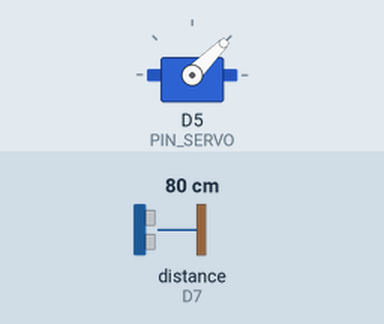
This sketch was run on a simulated ESP8266 (NodeMCU). Parts: servo. Wiring (inferred from the names in the program): ultrasonic range finder: trigger D6; echo D7. The inputs (shaded band) are chosen by the test bench; at power-on: distance to the obstacle (sensor on D7) 80 cm. The echo pulse lasts 58.3 µs per cm; WiFi joins after 1.5 s; servers stay silent unless stated; not simulated (calls return 0 or success): secrets.h; what the sketch prints to the serial monitor is not drawn.

Above: at 2.7 s.
2.8 s: distance to the obstacle (sensor on D7) set to 120 cm
At 3.8 s:
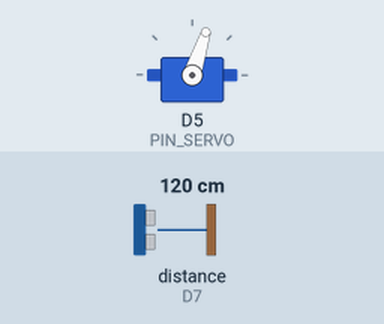
5.8 s: distance to the obstacle (sensor on D7) set to 2 cm
At 6.25 s:
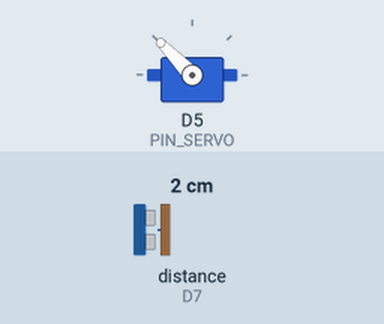
8.8 s: distance to the obstacle (sensor on D7) set to 250 cm
At 9.8 s:
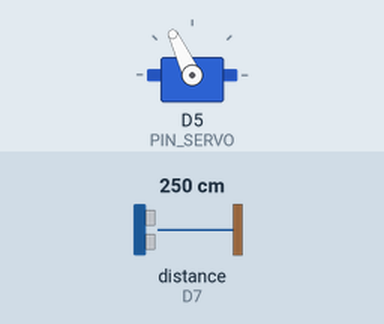
Timing chart, 0 to 17.8 s (numbered marks = the images above; inputs shaded):
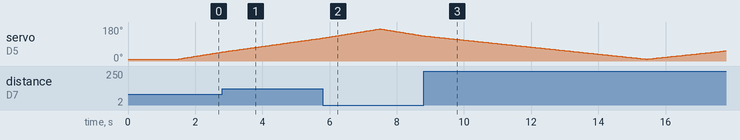

The sketch:

ESP8266_radar_wifi.ino
```cpp
#include <Arduino.h>
#include <ESP8266WiFi.h>
#include <ESP8266WebServer.h>
#include <Servo.h>
#include <math.h>

#include "secrets.h"

// ================= DEBUG =================
// 0 = OFF
// 1 = BASIC
// 2 = VERBOSE
#define DEBUG_SERIAL 1

#if DEBUG_SERIAL >= 1
  #define DBG1(...) Serial.printf(__VA_ARGS__)
#else
  #define DBG1(...)
#endif

#if DEBUG_SERIAL >= 2
  #define DBG2(...) Serial.printf(__VA_ARGS__)
#else
  #define DBG2(...)
#endif

// ================= UI toggles =================
// 0 = no sweep line  1 = sweep line enabled
#define UI_SHOW_BEAM 1

ESP8266WebServer server(80);
Servo myServo;

// ================= PIN =================
static const int PIN_SERVO = D5;
static const int PIN_TRIG  = D6;
static const int PIN_ECHO  = D7;

// ================= RADAR =================
static const int ANGLE_MIN  = 10;
static const int ANGLE_MAX  = 170;
static const int ANGLE_STEP = 1;
static const uint32_t LOOP_PERIOD_MS = 35;

// ====== SINGLE SOURCE OF TRUTH ======
static const uint16_t MAX_CM = 200;
static const uint16_t TIMEOUT_MARGIN_CM = 5;
static const uint32_t ECHO_TIMEOUT_US =
  (uint32_t)(MAX_CM + TIMEOUT_MARGIN_CM) * 58U;

// ====== STABILITY ======
static const uint16_t SERVO_SETTLE_MS = 18;

// ====== SONAR PROCESSING (CONFIG) ======
enum AggregationMode : uint8_t { AGG_MEDIAN = 0, AGG_MEAN = 1 };

static const uint8_t SONAR_SAMPLES = 3;              // 1..9
static const AggregationMode AGGREGATION_MODE = AGG_MEDIAN;

// filtro anti-spike (per angolo) - opzionale
static const bool  ENABLE_SPIKE_FILTER = false;
static const float SPIKE_MAX_JUMP_CM   = 40.0f;

// ================= STATE =================
volatile int   g_angle = ANGLE_MIN;
volatile float g_dist_cm = NAN;

int dir = +1;
uint32_t nextTick = 0;

static float lastGoodByAngle[181];

// ================= UTILS =================
static inline float usToCm(uint32_t us){ return us/58.0f; }

float readDistanceRaw(){
  digitalWrite(PIN_TRIG, LOW);
  delayMicroseconds(2);
  digitalWrite(PIN_TRIG, HIGH);
  delayMicroseconds(10);
  digitalWrite(PIN_TRIG, LOW);

  uint32_t dur = pulseIn(PIN_ECHO, HIGH, ECHO_TIMEOUT_US);
  if(dur==0) return NAN;
  return usToCm(dur);
}

static float median3(float a,float b,float c){
  if(isnan(a)) return isnan(b)?c:b;
  if(isnan(b)) return isnan(a)?c:a;
  if(isnan(c)) return isnan(a)?b:a;
  if(a>b){float t=a;a=b;b=t;}
  if(b>c){float t=b;b=c;c=t;}
  if(a>b){float t=a;a=b;b=t;}
  return b;
}

static void sortFloat(float* v, int n){
  for(int i=0;i<n-1;i++){
    for(int j=i+1;j<n;j++){
      if(v[j] < v[i]){
        float t=v[i]; v[i]=v[j]; v[j]=t;
      }
    }
  }
}

float aggregateSamples(const float* samples, uint8_t n, AggregationMode mode){
  float vals[9];
  int m = 0;
  for(uint8_t i=0;i<n && i<9;i++){
    if(!isnan(samples[i])) vals[m++] = samples[i];
  }
  if(m == 0) return NAN;
  if(m == 1) return vals[0];

  if(mode == AGG_MEAN){
    float sum = 0.0f;
    for(int i=0;i<m;i++) sum += vals[i];
    return sum / (float)m;
  }

  // median
  if(m == 3) return median3(vals[0], vals[1], vals[2]);
  sortFloat(vals, m);
  if(m & 1) return vals[m/2];
  return 0.5f * (vals[m/2 - 1] + vals[m/2]);
}

float readDistanceProcessedForAngle(int angleDeg){
  float s[9];
  uint8_t n = SONAR_SAMPLES;
  if(n < 1) n = 1;
  if(n > 9) n = 9;

  for(uint8_t i=0;i<n;i++){
    s[i] = readDistanceRaw();
  }

  float cm = aggregateSamples(s, n, AGGREGATION_MODE);

#if DEBUG_SERIAL >= 2
  DBG2("a=%d samples:", angleDeg);
  for(uint8_t i=0;i<n;i++){
    if(isnan(s[i])) DBG2(" --");
    else DBG2(" %.1f", s[i]);
  }
  if(isnan(cm)) DBG2(" -> N/A\n");
  else DBG2(" -> %.1f\n", cm);
#endif

  // spike filter per-angolo
  if(!isnan(cm)){
    if(angleDeg < 0) angleDeg = 0;
    if(angleDeg > 180) angleDeg = 180;

    if(ENABLE_SPIKE_FILTER){
      float prev = lastGoodByAngle[angleDeg];
      if(!isnan(prev) && fabsf(cm - prev) > SPIKE_MAX_JUMP_CM){
        return NAN;
      }
    }
    lastGoodByAngle[angleDeg] = cm;
  }

  return cm;
}

// ================= WIFI INFO =================
String getModeString(){
  if(WiFi.status()==WL_CONNECTED) return "STA";
  WiFiMode_t m=WiFi.getMode();
  if(m==WIFI_AP||m==WIFI_AP_STA) return "AP";
  return "OFF";
}

String getIpString(){
  if(WiFi.status()==WL_CONNECTED)
    return WiFi.localIP().toString();
  return WiFi.softAPIP().toString();
}

// ================= WEB UI =================
// Placeholder {{SHOW_BEAM}} sostituito in handleRoot()
const char INDEX_HTML[] PROGMEM = R"HTML(
<!doctype html>
<html>
<head>
<meta charset="utf-8"/>
<meta name="viewport" content="width=device-width,initial-scale=1"/>
<title>ESP8266 Radar</title>
<style>
  :root{
    --bg:#071018;
    --panel:rgba(10,18,28,.45);
    --fg:#d7e3ff;
  }
  body{
    margin:0;
    background:var(--bg);
    color:var(--fg);
    font-family:system-ui;
    overflow:hidden;
  }
  header{
    height:56px;
    padding:10px 14px;
    display:flex;
    justify-content:space-between;
    align-items:center;
    border-bottom:1px solid rgba(42,58,85,.6);
  }
  .left{display:flex;gap:10px; align-items:center;}
  .pill{
    padding:4px 10px;
    border:1px solid rgba(42,58,85,.9);
    border-radius:999px;
    font-size:12px;
    background:var(--panel);
    backdrop-filter: blur(2px);
  }
  #wrap{
    position:relative;
    width:100vw;
    height:calc(100vh - 56px);
  }
  canvas{
    width:100%;
    height:100%;
    display:block;
  }

  /* readout stile DOS/CRT */
  #readout{
    position:absolute;
    left:50%;
    top:38%;
    transform:translate(-50%,-50%);
    font-family: ui-monospace, SFMono-Regular, Menlo, Consolas, "Liberation Mono", monospace;
    font-size: 34px;
    letter-spacing: 1px;
    color: rgba(160,255,200,.95);
    text-shadow:
      0 0 10px rgba(0,255,170,.35),
      0 0 22px rgba(0,255,170,.22);
    padding:10px 14px;
    border-radius:12px;
    background: rgba(4,10,14,.18);
    border: 1px solid rgba(0,255,170,.08);
    user-select:none;
    pointer-events:none;

    width: 320px;
    text-align:center;
    box-sizing:border-box;

    min-height: 86px;
    display:flex;
    flex-direction:column;
    justify-content:center;
  }
  #readout small{
    display:block;
    font-size:14px;
    letter-spacing:0.5px;
    opacity:.75;
    margin-top:6px;
    color: rgba(200,230,255,.65);
    text-shadow:none;
  }
</style>
</head>
<body>

<header>
  <div class="left">
    <div class="pill" id="cfg">MAX=— TO=—</div>
    <div class="pill" id="stat">a=— d=—</div>
  </div>
  <div class="pill" id="net">—</div>
</header>

<div id="wrap">
  <canvas id="c"></canvas>
  <div id="readout">—<small>—</small></div>
</div>

<script>
const SHOW_BEAM = {{SHOW_BEAM}};  // injected by firmware (0/1)

let MAX_CM=200;
let ECHO_TO=0;

const POLL_MS=70;

// Punti: decadono con age
const FADE_TICKS = 260;
const SWEEP_FADE_BOOST = 10;

// Fosforo (persistenza globale)
const PHOSPHOR_FADE=0.10;

// Sweep line (solo linea)
const SWEEP_LINE_ALPHA = 0.95;

// Bloom + “bombatura”
const BLOOM_ALPHA = 0.18;
const CURVE_ZOOM  = 1.03;
const CURVE_ALPHA = 0.18;
const VIGNETTE_ALPHA = 0.55;
const SCANLINE_ALPHA = 0.28;

const c=document.getElementById('c');
const ctx=c.getContext('2d');
const stat=document.getElementById('stat');
const net=document.getElementById('net');
const cfg=document.getElementById('cfg');
const readout=document.getElementById('readout');

function resize(){
  const dpr=window.devicePixelRatio||1;
  c.width=Math.floor(c.clientWidth*dpr);
  c.height=Math.floor(c.clientHeight*dpr);
}
window.addEventListener('resize',resize);
resize();

let dist=new Array(181).fill(null);
let age =new Array(181).fill(999999);
let last={a:0,d:-1,mode:"?",ip:"?",max_cm:MAX_CM,echo_to:0};

// phosphor buffer
const p=document.createElement('canvas');
const pctx=p.getContext('2d');

function ensureSize(){
  if(p.width!==c.width||p.height!==c.height){
    p.width=c.width;
    p.height=c.height;
    pctx.clearRect(0,0,p.width,p.height);
  }
}

function drawGrid(cx,cy,r){
  ctx.globalAlpha=.22;
  ctx.strokeStyle='rgba(106,166,255,1)';
  ctx.lineWidth=Math.max(1.0, c.width/1200);

  for(let i=.25;i<=1;i+=.25){
    ctx.beginPath();
    ctx.arc(cx,cy,r*i,Math.PI,2*Math.PI);
    ctx.stroke();
  }
  for(let deg=0;deg<=180;deg+=30){
    const a = Math.PI - (Math.PI*deg/180);
    ctx.beginPath();
    ctx.moveTo(cx,cy);
    ctx.lineTo(cx + r*Math.cos(a), cy - r*Math.sin(a));
    ctx.stroke();
  }
  ctx.globalAlpha=1;
}

// linea sweep disegnata sul CANVAS finale (sempre visibile)
function drawSweepLineOn(ctx3, cx, cy, r, angleDeg){
  const a = Math.PI - (Math.PI*angleDeg/180);

  ctx3.save();
  ctx3.globalCompositeOperation = 'screen';
  ctx3.globalAlpha = SWEEP_LINE_ALPHA;
  ctx3.strokeStyle = 'rgba(0,224,255,1)';
  ctx3.lineWidth = Math.max(2.0, c.width/1100);

  ctx3.beginPath();
  ctx3.moveTo(cx, cy);
  ctx3.lineTo(cx + r*Math.cos(a), cy - r*Math.sin(a));
  ctx3.stroke();

  // micro glow solo sulla linea
  ctx3.globalAlpha = SWEEP_LINE_ALPHA * 0.25;
  ctx3.filter = 'blur(2px)';
  ctx3.stroke();
  ctx3.filter = 'none';

  ctx3.restore();
}

function drawScanlines(w,h){
  ctx.save();
  ctx.globalCompositeOperation='overlay';
  ctx.globalAlpha=SCANLINE_ALPHA;
  ctx.fillStyle='rgba(255,255,255,1)';
  for(let y=0;y<h;y+=3){
    ctx.fillRect(0,y,w,1);
  }

  ctx.globalCompositeOperation='multiply';
  ctx.globalAlpha=SCANLINE_ALPHA*0.55;
  ctx.fillStyle='rgba(0,0,0,1)';
  for(let y=1;y<h;y+=6){
    ctx.fillRect(0,y,w,1);
  }
  ctx.restore();
}

function drawVignette(w,h){
  ctx.save();
  const g = ctx.createRadialGradient(w*0.5,h*0.55,Math.min(w,h)*0.12, w*0.5,h*0.55, Math.max(w,h)*0.65);
  g.addColorStop(0,'rgba(0,0,0,0)');
  g.addColorStop(1,`rgba(0,0,0,${VIGNETTE_ALPHA})`);
  ctx.fillStyle=g;
  ctx.fillRect(0,0,w,h);
  ctx.restore();
}

function drawCurvatureGlow(w,h){
  ctx.save();
  ctx.globalCompositeOperation='screen';
  ctx.globalAlpha=CURVE_ALPHA;
  ctx.filter='blur(10px)';
  ctx.translate(w*0.5,h*0.5);
  ctx.scale(CURVE_ZOOM,CURVE_ZOOM);
  ctx.translate(-w*0.5,-h*0.5);
  ctx.drawImage(p,0,0);
  ctx.restore();
  ctx.filter='none';
}

function drawBloom(w,h){
  ctx.save();
  ctx.globalCompositeOperation='screen';
  ctx.globalAlpha=BLOOM_ALPHA;
  ctx.filter='blur(6px)';
  ctx.drawImage(p,0,0);
  ctx.restore();
  ctx.filter='none';
}

function draw(){
  ensureSize();

  const w=c.width,h=c.height;
  const cx=w/2,cy=h*0.95;
  const r=Math.min(w*0.45,h*0.85);

  // fade fosforo (ghosting)
  pctx.fillStyle=`rgba(0,0,0,${PHOSPHOR_FADE})`;
  pctx.fillRect(0,0,w,h);

  // punti con decadimento
  for(let a=0;a<=180;a++){
    if(dist[a]==null) continue;
    const t=age[a];
    if(t>FADE_TICKS) continue;

    const alpha=1-(t/FADE_TICKS);
    const rr=(dist[a]/MAX_CM)*r;
    const ang=Math.PI-(Math.PI*a/180);
    const x=cx+rr*Math.cos(ang);
    const y=cy-rr*Math.sin(ang);

    pctx.globalAlpha = 0.10 + 0.90*alpha;
    pctx.fillStyle='rgba(0,255,140,1)';
    pctx.fillRect(x-2,y-2,4,4);

    pctx.globalAlpha = 0.06 + 0.12*alpha;
    pctx.fillStyle='rgba(0,255,140,1)';
    pctx.fillRect(x-6,y-6,12,12);

    age[a] = t + 1;
  }
  pctx.globalAlpha = 1;

  // frame base
  ctx.clearRect(0,0,w,h);

  const bg = ctx.createRadialGradient(w*0.5,h*0.65,Math.min(w,h)*0.05, w*0.5,h*0.65, Math.max(w,h)*0.9);
  bg.addColorStop(0,'rgba(10,24,32,1)');
  bg.addColorStop(1,'rgba(5,10,16,1)');
  ctx.fillStyle=bg;
  ctx.fillRect(0,0,w,h);

  drawGrid(cx,cy,r);

  // fosforo
  ctx.globalCompositeOperation='screen';
  ctx.drawImage(p,0,0);
  ctx.globalCompositeOperation='source-over';

  // bloom + bombatura
  drawBloom(w,h);
  drawCurvatureGlow(w,h);

  // sweep line SEMPRE SOPRA (se abilitata)
  if(SHOW_BEAM){
    drawSweepLineOn(ctx, cx, cy, r, last.a);
  }

  // scanlines + vignette per ultime
  drawScanlines(w,h);
  drawVignette(w,h);

  requestAnimationFrame(draw);
}
requestAnimationFrame(draw);

function setReadout(a, d){
  const angleStr = (a|0).toString().padStart(3,'0');   // 000..180

  let distCore;
  if(d < 0){
    distCore = "---.-";
  }else{
    distCore = d.toFixed(1).padStart(5,'0');           // 000.0..200.0
  }

  readout.innerHTML = `
    ${angleStr}°  ${distCore} cm
    <small>RADAR • ${MAX_CM}cm FS</small>
  `;
}

async function tick(){
  try{
    const r=await fetch('/data',{cache:'no-store'});
    const j=await r.json();

    const prevA = last.a|0;
    const nowA  = j.a|0;
    if(prevA > 160 && nowA < 20){
      if(SWEEP_FADE_BOOST > 0){
        for(let i=0;i<=180;i++){
          if(age[i] < 999999) age[i] += SWEEP_FADE_BOOST;
        }
      }
    }

    last=j;

    MAX_CM=j.max_cm;
    ECHO_TO=j.echo_to;

    const a=Math.max(0,Math.min(180,j.a|0));
    if(j.d>=0 && j.d<=MAX_CM){
      dist[a]=j.d;
      age[a]=0;
    }

    cfg.textContent=`MAX=${MAX_CM}cm TO=${ECHO_TO}us`;
    stat.textContent=`a=${j.a}° d=${j.d<0?'—':j.d.toFixed(1)+'cm'}`;
    net.textContent=`${j.mode} ${j.ip}`;
    setReadout(j.a|0, j.d);

  }catch(e){}
  setTimeout(tick,POLL_MS);
}
tick();
</script>

</body>
</html>
)HTML";

// ================= HTTP =================
void handleRoot(){
  String html = FPSTR(INDEX_HTML);
  html.replace("{{SHOW_BEAM}}", String((int)UI_SHOW_BEAM));
  server.send(200, "text/html", html);
}

void handleData(){
  String out="{";
  out+="\"a\":"+String(g_angle)+",";
  out+="\"d\":"+(isnan(g_dist_cm)?String(-1):String(g_dist_cm,1))+",";
  out+="\"mode\":\""+getModeString()+"\",";
  out+="\"ip\":\""+getIpString()+"\",";
  out+="\"max_cm\":"+String(MAX_CM)+",";
  out+="\"echo_to\":"+String(ECHO_TIMEOUT_US);
  out+="}";
  server.send(200,"application/json",out);
}

void startWeb(){
  server.on("/", handleRoot);
  server.on("/data", handleData);
  server.begin();
}

// ================= WIFI =================
bool connectSTA(){
  WiFi.mode(WIFI_STA);
  WiFi.begin(WIFI_SSID, WIFI_PASS);
  uint32_t t0=millis();
  while(WiFi.status()!=WL_CONNECTED && millis()-t0<12000){
    delay(250);
  }
  return WiFi.status()==WL_CONNECTED;
}

// ================= SETUP =================
void setup(){
  Serial.begin(115200);

  for(int i=0;i<=180;i++) lastGoodByAngle[i] = NAN;

  pinMode(PIN_TRIG, OUTPUT);
  pinMode(PIN_ECHO, INPUT);

  myServo.attach(PIN_SERVO);
  myServo.write(g_angle);

  if(!connectSTA()){
    WiFi.mode(WIFI_AP);
    WiFi.softAP(FALLBACK_AP_SSID, FALLBACK_AP_PASS);
  }

  startWeb();
  nextTick = millis();

#if DEBUG_SERIAL >= 1
  DBG1("MAX_CM=%u TIMEOUT=%luus settle=%ums samples=%u mode=%s spike=%s jump=%.1f UI_SWEEP=%d\n",
       MAX_CM, (unsigned long)ECHO_TIMEOUT_US, (unsigned)SERVO_SETTLE_MS,
       (unsigned)SONAR_SAMPLES,
       (AGGREGATION_MODE==AGG_MEAN ? "MEAN" : "MEDIAN"),
       (ENABLE_SPIKE_FILTER ? "ON" : "OFF"),
       (double)SPIKE_MAX_JUMP_CM,
       (int)UI_SHOW_BEAM);
#endif
}

// ================= LOOP =================
void loop(){
  server.handleClient();

  uint32_t now=millis();
  if((int32_t)(now-nextTick)<0) return;
  nextTick=now+LOOP_PERIOD_MS;

  g_angle += dir*ANGLE_STEP;

  if(g_angle>=ANGLE_MAX){ g_angle=ANGLE_MAX; dir=-1; }
  if(g_angle<=ANGLE_MIN){ g_angle=ANGLE_MIN; dir=+1; }

  myServo.write(g_angle);
  delay(SERVO_SETTLE_MS);

  int a = g_angle;
  if(a < 0) a = 0;
  if(a > 180) a = 180;

  g_dist_cm = readDistanceProcessedForAngle(a);
}
```
